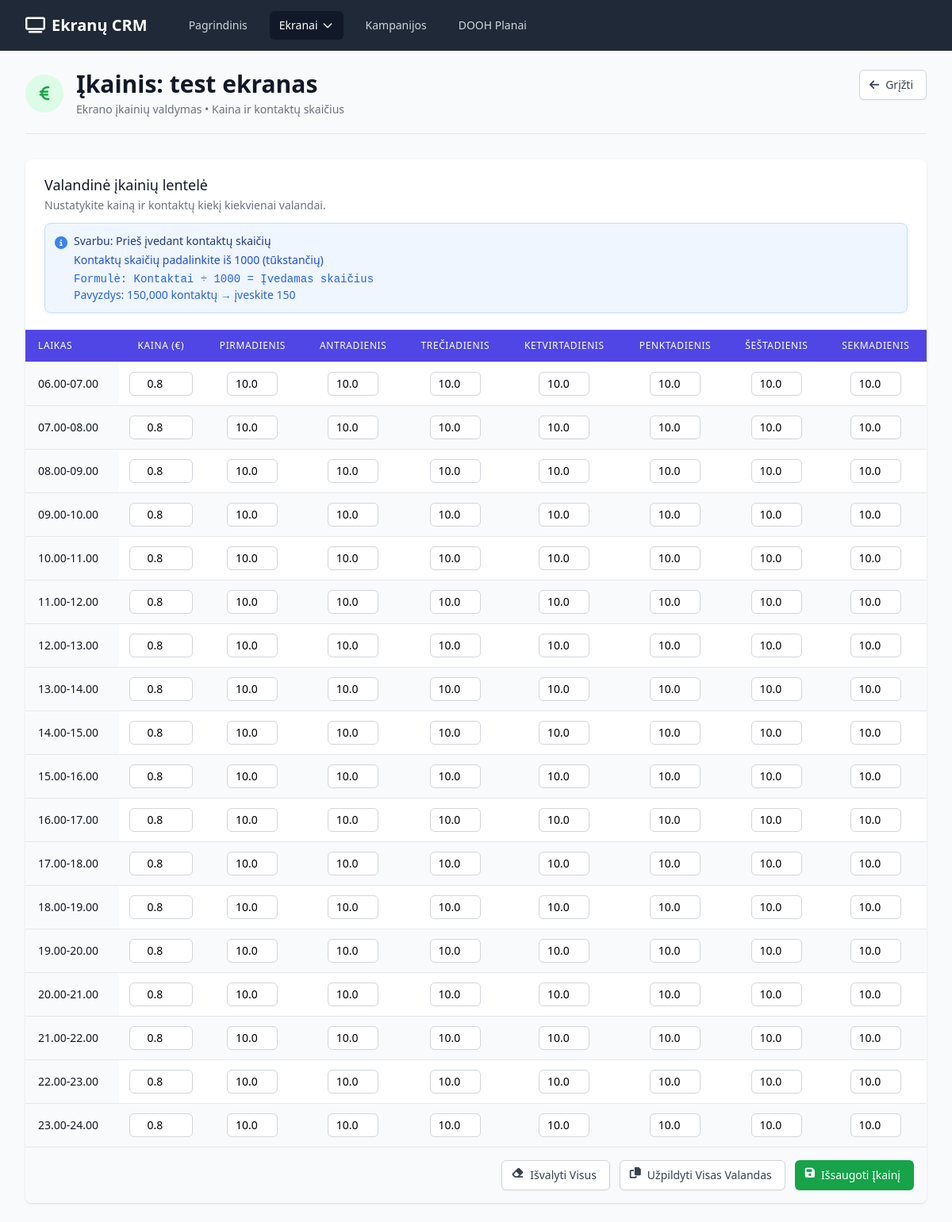
The page /screen/1/pricing on the database its author committed.
### app.py (models this page shows)
class Screen(db.Model):
    id = db.Column(db.Integer, primary_key=True)
    provider_id = db.Column(db.Integer, db.ForeignKey('screen_provider.id'), nullable=False)
    name = db.Column(db.String(100), nullable=False)
    image_path = db.Column(db.String(200))
    position_description = db.Column(db.Text)
    comment = db.Column(db.Text)
    screen_type = db.Column(db.String(50), nullable=False)  # horizontal/vertical
    content_type = db.Column(db.String(50), nullable=False)  # video/static
    width = db.Column(db.Float, nullable=False)  # in meters
    height = db.Column(db.Float, nullable=False)  # in meters
    pixel_width = db.Column(db.Integer)
    pixel_height = db.Column(db.Integer)
    pixel_comment = db.Column(db.Text)
    gps_latitude = db.Column(db.Float)
    gps_longitude = db.Column(db.Float)
    city = db.Column(db.String(100), nullable=False)
    address = db.Column(db.String(200), nullable=False)
    side = db.Column(db.String(10))  # D-right, K-left
    created_at = db.Column(db.DateTime, default=datetime.utcnow)
    pricing_hours = db.relationship('ScreenPricing', backref='screen', lazy=True, cascade='all, delete-orphan')
    bookings = db.relationship('ScreenBooking', backref='screen', lazy=True)

class ScreenPricing(db.Model):
    id = db.Column(db.Integer, primary_key=True)
    screen_id = db.Column(db.Integer, db.ForeignKey('screen.id'), nullable=False)
    hour = db.Column(db.Integer, nullable=False)  # 0-23
    price = db.Column(db.Float)  # Single price field
    contacts_mon = db.Column(db.Float)
    contacts_tue = db.Column(db.Float)
    contacts_wed = db.Column(db.Float)
    contacts_thu = db.Column(db.Float)
    contacts_fri = db.Column(db.Float)
    contacts_sat = db.Column(db.Float)
    contacts_sun = db.Column(db.Float)
    __table_args__ = (db.UniqueConstraint('screen_id', 'hour'),)

### app.py (the view, shortened to what this page needs)
@app.route('/screen/<int:id>/pricing', methods=['GET', 'POST'])
def screen_pricing(id):
    screen = Screen.query.get_or_404(id)
    pricing_data = {}
    for pricing in screen.pricing_hours:
        pricing_data[pricing.hour] = {
            'price': pricing.price,
            'contacts_mon': pricing.contacts_mon,
            'contacts_tue': pricing.contacts_tue,
            'contacts_wed': pricing.contacts_wed,
            'contacts_thu': pricing.contacts_thu,
            'contacts_fri': pricing.contacts_fri,
            'contacts_sat': pricing.contacts_sat,
            'contacts_sun': pricing.contacts_sun
        }
    return render_template('screen_pricing.html', screen=screen, pricing_data=pricing_data)

### templates/screen_pricing.html (shortened to what this page needs)
{% extends "base.html" %}
{% block content %}
<div class="pb-5 border-b border-gray-200 mb-8">
    <div class="flex justify-between items-start">
        <div class="flex items-center">
            <div class="h-12 w-12 rounded-full bg-green-100 flex items-center justify-center mr-4">
                <i class="fas fa-euro-sign text-green-600 text-xl"></i>
            </div>
            <div>
                <h1 class="text-3xl font-bold text-gray-900">Įkainis: {{ screen.name }}</h1>
                <p class="mt-1 text-sm text-gray-500">
                    Ekrano įkainių valdymas • Kaina ir kontaktų skaičius
                </p>
            </div>
        </div>
        <div class="flex space-x-3">
            <a href="{{ url_for('screen_detail', id=screen.id) }}"
               class="inline-flex items-center px-4 py-2 border border-gray-300 shadow-sm text-sm font-medium rounded-md text-gray-700 bg-white hover:bg-gray-50 focus:outline-none focus:ring-2 focus:ring-offset-2 focus:ring-indigo-500">
                <i class="fas fa-arrow-left -ml-1 mr-2"></i>
                Grįžti
            </a>
        </div>
    </div>
</div>
<div class="bg-white shadow overflow-hidden sm:rounded-lg">
    <div class="px-4 py-5 sm:px-6">
        <h3 class="text-lg leading-6 font-medium text-gray-900">Valandinė įkainių lentelė</h3>
        <p class="mt-1 max-w-2xl text-sm text-gray-500">Nustatykite kainą ir kontaktų kiekį kiekvienai valandai.</p>
        <div class="mt-3 p-3 bg-blue-50 rounded-lg border border-blue-200">
            <div class="flex items-start">
                <i class="fas fa-info-circle text-blue-500 mt-1 mr-2"></i>
                <div>
                    <p class="text-sm font-medium text-blue-900">Svarbu: Prieš įvedant kontaktų skaičių</p>
                    <p class="text-sm text-blue-700 mt-1">Kontaktų skaičių padalinkite iš 1000 (tūkstančių)</p>
                    <p class="text-sm text-blue-600 mt-1 font-mono">Formulė: Kontaktai ÷ 1000 = Įvedamas skaičius</p>
                    <p class="text-sm text-blue-600">Pavyzdys: 150,000 kontaktų → įveskite 150</p>
                </div>
            </div>
        </div>
    </div>
    <div class="border-t border-gray-200">
        <form method="POST">
            <div class="overflow-x-auto">
                <table class="min-w-full divide-y divide-gray-200">
                    <thead class="bg-indigo-600">
                        <tr>
                            <th scope="col" class="px-4 py-3 text-left text-xs font-medium text-white uppercase tracking-wider">Laikas</th>
                            <th scope="col" class="px-4 py-3 text-center text-xs font-medium text-white uppercase tracking-wider">Kaina (€)</th>
                            <th scope="col" class="px-4 py-3 text-center text-xs font-medium text-white uppercase tracking-wider">Pirmadienis</th>
                            <th scope="col" class="px-4 py-3 text-center text-xs font-medium text-white uppercase tracking-wider">Antradienis</th>
                            <th scope="col" class="px-4 py-3 text-center text-xs font-medium text-white uppercase tracking-wider">Trečiadienis</th>
                            <th scope="col" class="px-4 py-3 text-center text-xs font-medium text-white uppercase tracking-wider">Ketvirtadienis</th>
                            <th scope="col" class="px-4 py-3 text-center text-xs font-medium text-white uppercase tracking-wider">Penktadienis</th>
                            <th scope="col" class="px-4 py-3 text-center text-xs font-medium text-white uppercase tracking-wider">Šeštadienis</th>
                            <th scope="col" class="px-4 py-3 text-center text-xs font-medium text-white uppercase tracking-wider">Sekmadienis</th>
                        </tr>
                    </thead>
                    <tbody class="bg-white divide-y divide-gray-200">
                        {% for hour in range(6, 24) %}
                        <tr class="{% if loop.index0 % 2 == 0 %}bg-white{% else %}bg-gray-50{% endif %}">
                            <td class="px-4 py-3 whitespace-nowrap text-sm font-medium text-gray-900 bg-gray-50">
                                {{ "%02d"|format(hour) }}.00-{{ "%02d"|format(hour + 1) }}.00
                            </td>
                            <td class="px-2 py-3 whitespace-nowrap text-center">
                                <input type="number"
                                       class="w-20 px-2 py-1 text-sm text-center border border-gray-300 rounded-md focus:ring-indigo-500 focus:border-indigo-500"
                                       min="0"
                                       step="0.01"
                                       name="price_{{ hour }}"
                                       value="{{ pricing_data.get(hour, {}).get('price', '') }}"
                                       placeholder="0.00€">
                            </td>
                            <td class="px-2 py-3 whitespace-nowrap text-center">
                                <input type="number"
                                       class="w-16 px-2 py-1 text-sm text-center border border-gray-300 rounded-md focus:ring-indigo-500 focus:border-indigo-500"
                                       min="0"
                                       step="0.001"
                                       name="contacts_{{ hour }}_mon"
                                       value="{{ pricing_data.get(hour, {}).get('contacts_mon', '') }}"
                                       placeholder="0"
                                       title="Kontaktai tūkstančiais">
                            </td>
                            <td class="px-2 py-3 whitespace-nowrap text-center">
                                <input type="number"
                                       class="w-16 px-2 py-1 text-sm text-center border border-gray-300 rounded-md focus:ring-indigo-500 focus:border-indigo-500"
                                       min="0"
                                       step="0.001"
                                       name="contacts_{{ hour }}_tue"
                                       value="{{ pricing_data.get(hour, {}).get('contacts_tue', '') }}"
                                       placeholder="0"
                                       title="Kontaktai tūkstančiais">
                            </td>
                            <td class="px-2 py-3 whitespace-nowrap text-center">
                                <input type="number"
                                       class="w-16 px-2 py-1 text-sm text-center border border-gray-300 rounded-md focus:ring-indigo-500 focus:border-indigo-500"
                                       min="0"
                                       step="0.001"
                                       name="contacts_{{ hour }}_wed"
                                       value="{{ pricing_data.get(hour, {}).get('contacts_wed', '') }}"
                                       placeholder="0"
                                       title="Kontaktai tūkstančiais">
                            </td>
                            <td class="px-2 py-3 whitespace-nowrap text-center">
                                <input type="number"
                                       class="w-16 px-2 py-1 text-sm text-center border border-gray-300 rounded-md focus:ring-indigo-500 focus:border-indigo-500"
                                       min="0"
                                       step="0.001"
                                       name="contacts_{{ hour }}_thu"
                                       value="{{ pricing_data.get(hour, {}).get('contacts_thu', '') }}"
                                       placeholder="0"
                                       title="Kontaktai tūkstančiais">
                            </td>
                            <td class="px-2 py-3 whitespace-nowrap text-center">
                                <input type="number"
                                       class="w-16 px-2 py-1 text-sm text-center border border-gray-300 rounded-md focus:ring-indigo-500 focus:border-indigo-500"
                                       min="0"
                                       step="0.001"
                                       name="contacts_{{ hour }}_fri"
                                       value="{{ pricing_data.get(hour, {}).get('contacts_fri', '') }}"
                                       placeholder="0"
                                       title="Kontaktai tūkstančiais">
                            </td>
                            <td class="px-2 py-3 whitespace-nowrap text-center">
                                <input type="number"
                                       class="w-16 px-2 py-1 text-sm text-center border border-gray-300 rounded-md focus:ring-indigo-500 focus:border-indigo-500"
                                       min="0"
                                       step="0.001"
                                       name="contacts_{{ hour }}_sat"
                                       value="{{ pricing_data.get(hour, {}).get('contacts_sat', '') }}"
                                       placeholder="0"
                                       title="Kontaktai tūkstančiais">
                            </td>
                            <td class="px-2 py-3 whitespace-nowrap text-center">
                                <input type="number"
                                       class="w-16 px-2 py-1 text-sm text-center border border-gray-300 rounded-md focus:ring-indigo-500 focus:border-indigo-500"
                                       min="0"
                                       step="0.001"
                                       name="contacts_{{ hour }}_sun"
                                       value="{{ pricing_data.get(hour, {}).get('contacts_sun', '') }}"
                                       placeholder="0"
                                       title="Kontaktai tūkstančiais">
                            </td>
                        </tr>
                        {% endfor %}
                    </tbody>
                </table>
            </div>
            <div class="px-4 py-4 bg-gray-50 border-t border-gray-200 sm:flex sm:flex-row-reverse">
                <button type="submit" class="w-full inline-flex justify-center rounded-md border border-transparent shadow-sm px-4 py-2 bg-green-600 text-base font-medium text-white hover:bg-green-700 focus:outline-none focus:ring-2 focus:ring-offset-2 focus:ring-green-500 sm:ml-3 sm:w-auto sm:text-sm">
                    <i class="fas fa-save -ml-1 mr-2"></i>
                    Išsaugoti Įkainį
                </button>
                <button type="button" onclick="fillAllHours()" class="mt-3 w-full inline-flex justify-center rounded-md border border-gray-300 shadow-sm px-4 py-2 bg-white text-base font-medium text-gray-700 hover:bg-gray-50 focus:outline-none focus:ring-2 focus:ring-offset-2 focus:ring-indigo-500 sm:mt-0 sm:ml-3 sm:w-auto sm:text-sm">
                    <i class="fas fa-copy -ml-1 mr-2"></i>
                    Užpildyti Visas Valandas
                </button>
                <button type="button" onclick="clearAll()" class="mt-3 w-full inline-flex justify-center rounded-md border border-gray-300 shadow-sm px-4 py-2 bg-white text-base font-medium text-gray-700 hover:bg-gray-50 focus:outline-none focus:ring-2 focus:ring-offset-2 focus:ring-yellow-500 sm:mt-0 sm:w-auto sm:text-sm">
                    <i class="fas fa-eraser -ml-1 mr-2"></i>
                    Išvalyti Visus
                </button>
            </div>
        </form>
    </div>
</div>
{% endblock %}

### rows shown on the page
Screen: name "test ekranas"
ScreenPricing: get "0.8", get "10.0", get "10.0", get "10.0", get "10.0", get "10.0", get "10.0", get "10.0"
ScreenPricing: get "0.8", get "10.0", get "10.0", get "10.0", get "10.0", get "10.0", get "10.0", get "10.0"
ScreenPricing: get "0.8", get "10.0", get "10.0", get "10.0", get "10.0", get "10.0", get "10.0", get "10.0"
ScreenPricing: get "0.8", get "10.0", get "10.0", get "10.0", get "10.0", get "10.0", get "10.0", get "10.0"
ScreenPricing: get "0.8", get "10.0", get "10.0", get "10.0", get "10.0", get "10.0", get "10.0", get "10.0"
ScreenPricing: get "0.8", get "10.0", get "10.0", get "10.0", get "10.0", get "10.0", get "10.0", get "10.0"
ScreenPricing: get "0.8", get "10.0", get "10.0", get "10.0", get "10.0", get "10.0", get "10.0", get "10.0"
ScreenPricing: get "0.8", get "10.0", get "10.0", get "10.0", get "10.0", get "10.0", get "10.0", get "10.0"
ScreenPricing: get "0.8", get "10.0", get "10.0", get "10.0", get "10.0", get "10.0", get "10.0", get "10.0"
ScreenPricing: get "0.8", get "10.0", get "10.0", get "10.0", get "10.0", get "10.0", get "10.0", get "10.0"
ScreenPricing: get "0.8", get "10.0", get "10.0", get "10.0", get "10.0", get "10.0", get "10.0", get "10.0"
ScreenPricing: get "0.8", get "10.0", get "10.0", get "10.0", get "10.0", get "10.0", get "10.0", get "10.0"
ScreenPricing: get "0.8", get "10.0", get "10.0", get "10.0", get "10.0", get "10.0", get "10.0", get "10.0"
ScreenPricing: get "0.8", get "10.0", get "10.0", get "10.0", get "10.0", get "10.0", get "10.0", get "10.0"
ScreenPricing: get "0.8", get "10.0", get "10.0", get "10.0", get "10.0", get "10.0", get "10.0", get "10.0"
ScreenPricing: get "0.8", get "10.0", get "10.0", get "10.0", get "10.0", get "10.0", get "10.0", get "10.0"
ScreenPricing: get "0.8", get "10.0", get "10.0", get "10.0", get "10.0", get "10.0", get "10.0", get "10.0"
ScreenPricing: get "0.8", get "10.0", get "10.0", get "10.0", get "10.0", get "10.0", get "10.0", get "10.0"

### other values the page prints
{{ "%02d"|format(hour) }} "06" "07" "08" "09" "10" "11" "12" "13" "14" "15" "16" "17" "18" "19" "20" "21" "22" "23"
{{ "%02d"|format(hour + 1) }} "07" "08" "09" "10" "11" "12" "13" "14" "15" "16" "17" "18" "19" "20" "21" "22" "23" "24"
